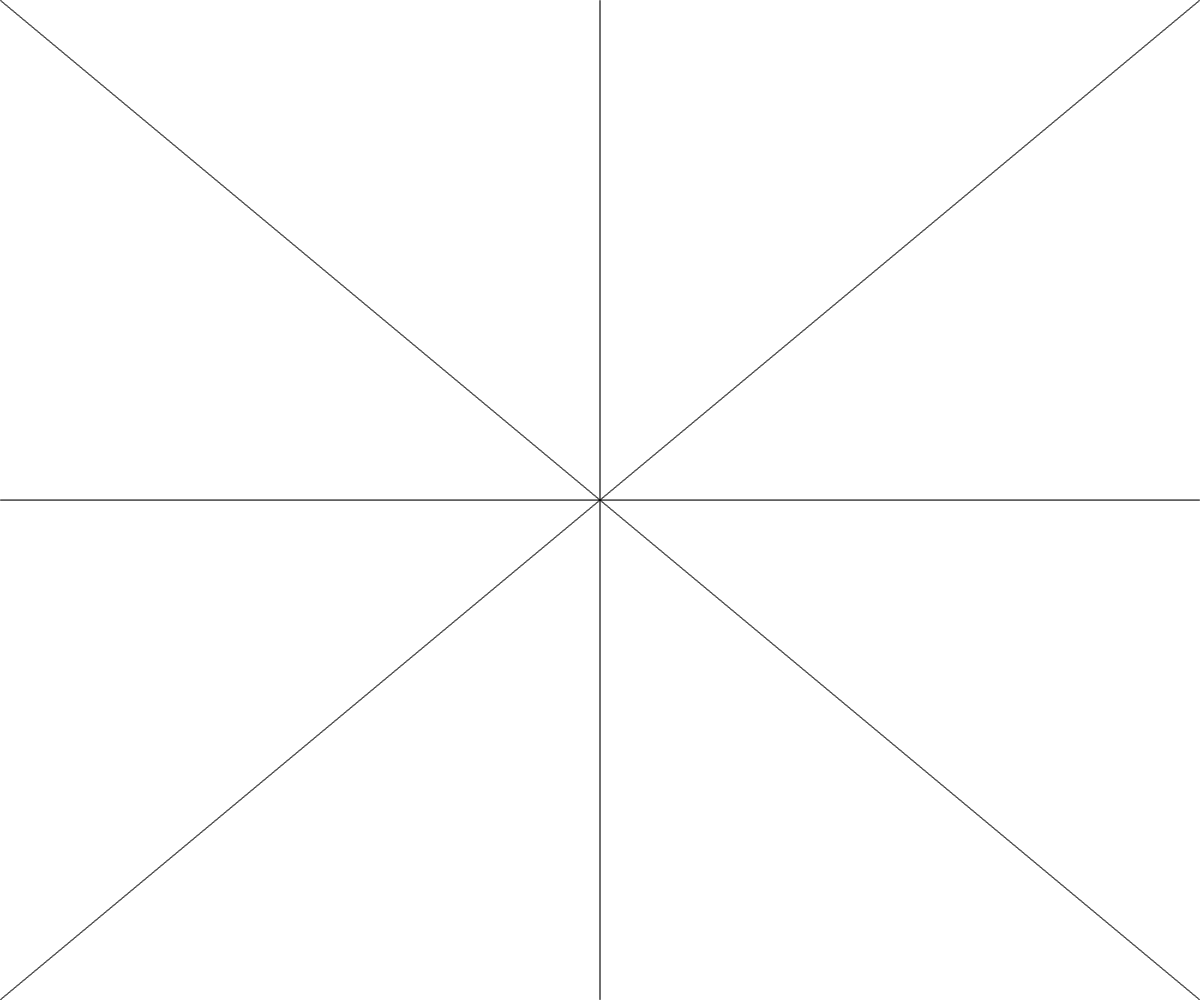
Frame 1 (no input)
Frame 60 (no input): identical to frame 1, image omitted
Frame 120 (the mouse pressed at the canvas centre since frame 60): identical to frame 1, image omitted

The p5.js sketch that drew this single still picture (run headless with seeded random() and noise() and a simulated clock; from frame 60 on, the mouse is pressed at the canvas centre):

// p5.js sketch
// ── sketch.js
function setup() {
	createCanvas(windowWidth, windowHeight);

	DDA(width*.5,0,width*.5,height)
	DDA(width,0,0,height)
	DDA(0,height*.5,width,height*.5)
	DDA(0,0,width,height)

	DDA(width*.5,height,width*.5,0)
	DDA(0,height,width,0)
	DDA(width,height*.5,0,height*.5)
	DDA(width,height,0,0)
}

function draw() {
	
}
function DDA(x1, y1, x2, y2){
	let x = x1;
	let y = y1;
	let dx = x2 - x1;
  	let dy = y2 - y1;
	let m = dy / dx;
  	if(Math.abs(m) <= 1){
		if(dx < 0){
			while(x >= x2){
				x--;
				y = y - m;
				point(x, y);
			}
		} else {
			while(x <= x2){
				x++;
				y = y + m;
				point(x, y);
			}
		}
  	} else {
		if(dy < 0){
			while(y >= y2){
				y--;
				x = x - 1 / m;
				point(x, y);
			}
		} else {
			while(y <= y2){
				y++;
				x = x + 1 / m;
				point(x, y);
			}
		}
	}
}
